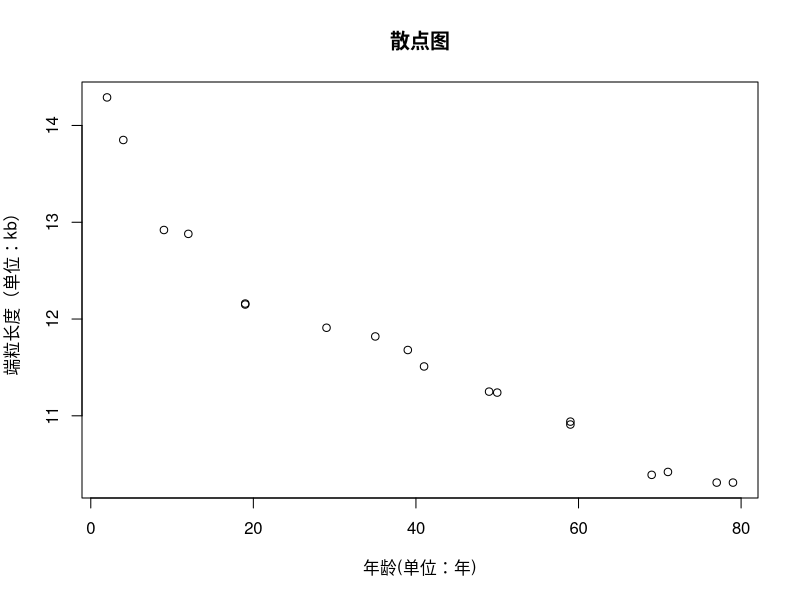

This chart was generated by the following R code:
x = c(2,4,9,12,19,19,29,35,39,41,49,50,59,59,69,71,77,79)
y = c(14.29,13.85,12.92,12.88,12.16,12.15,11.91,11.82,11.68,11.51,11.25,11.24,10.94,10.91,10.39,10.42,10.31,10.31)
n = length(x)
level = data.frame(x,y)
plot(level,main='散点图',xlab='年龄(单位：年)',ylab='端粒长度（单位：kb）')


# 点估计
reg <- lm(y~1+x,data=level)
# summary(reg)
a = reg$coefficients[1]
b = reg$coefficients[2]
print(a)
print(b)

# 自己的点估计、
Sxy = sum((x-mean(x))*(y-mean(y)))
Sxx = sum((x-mean(x))**2)
Syy = sum((y-mean(y))**2)
MSe = (Syy-b*Sxy)/(n-2)

myb = Sxy/Sxx
mya = mean(y)-myb*mean(x)


# 区间估计
confint(reg, level=0.99)

# 自己写的
# 双侧0.1
t = qt(0.995,df=n-2)

temp = t*sqrt(MSe/Sxx)
bb = c(b-temp,b+temp)

temp = t*sqrt(MSe*((1/n)+(mean(x)**2/Sxx)))
aa = c(a-temp,a+temp)

print(aa)
print(bb)


# 给自变量，估计因变量均值，区间
point = data.frame(x=40)

pr = predict(reg,point,interval="prediction",level=0.99)

print(pr[1])
print(c(pr[2],pr[3]))

myy = mya + myb*point

temp = t*sqrt(MSe*(1+(1/n)+((point-mean(x))**2/Sxx)))
myyy = c(myy-temp,myy+temp)